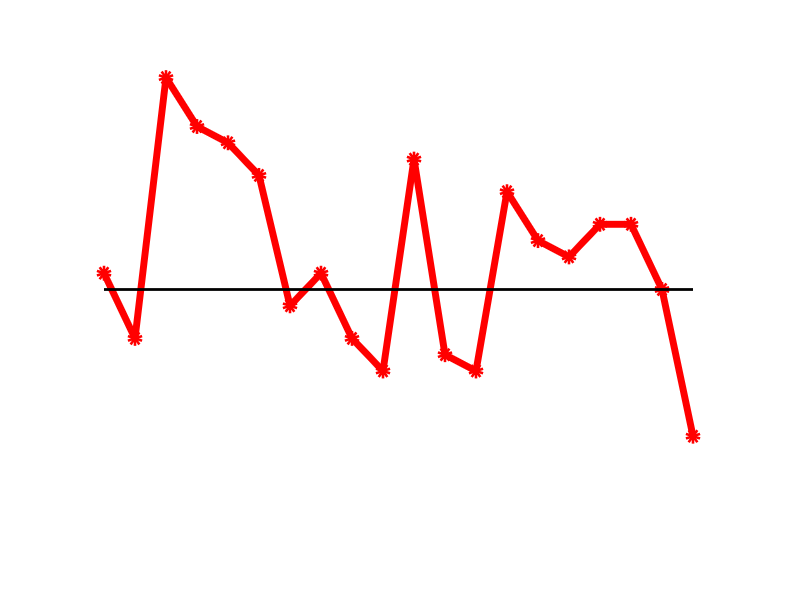
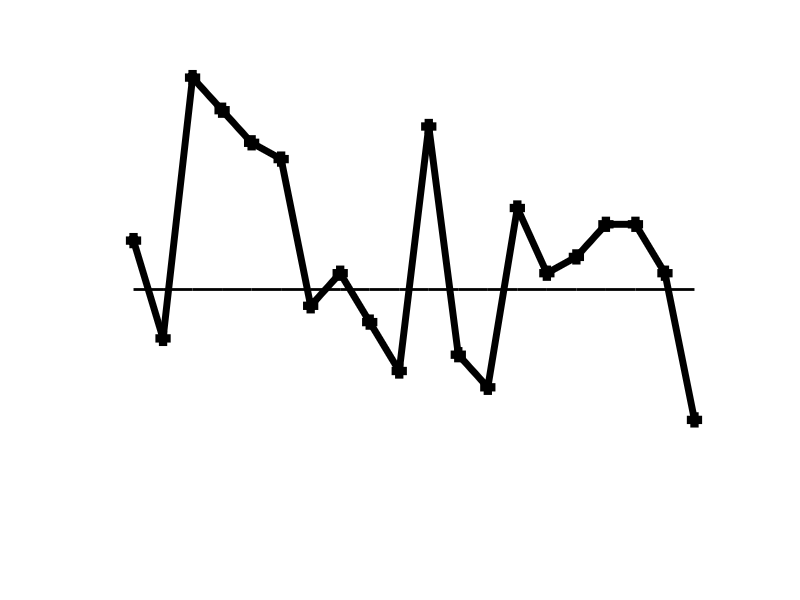
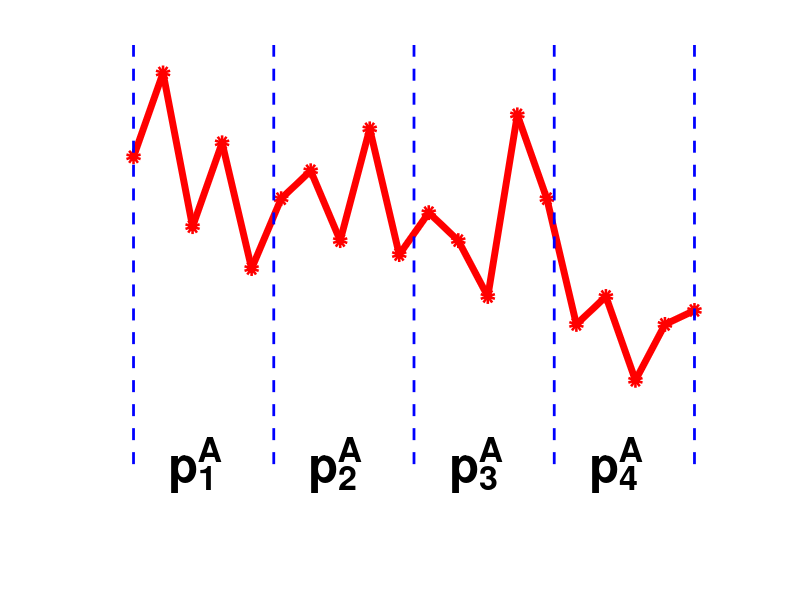
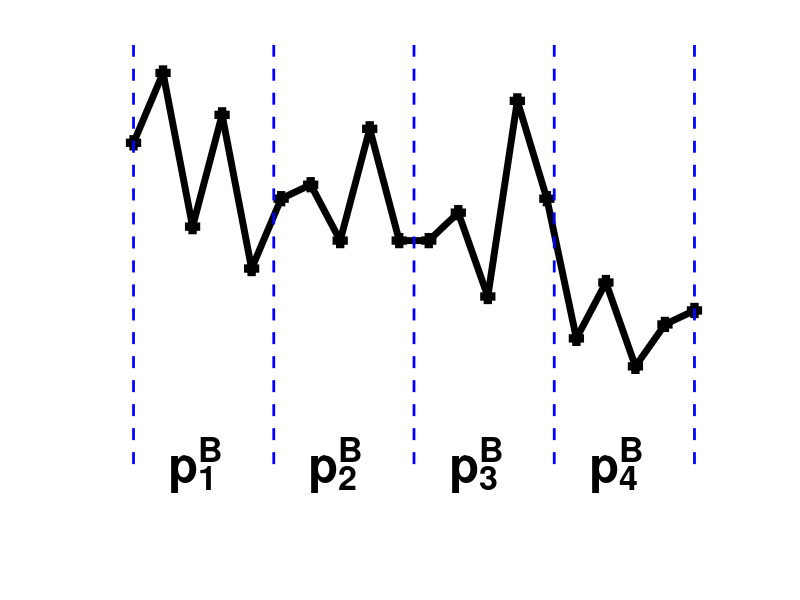

The MATLAB source for these figures, in order:
clear all; close all; clc

load data_mobile_indoor_2.mat

% Original RSS Sequence
ind = 116:135;
rssa = A(ind,1);
rssb = A(ind,2);

insertind = 236:240;
rssinsert = A(insertind,1);

xliml = -1;
xlimr = 20;

figure(1)
plot(0:19, rssa, 'ro-', 'MarkerFaceColor', 'r', 'LineWidth',5)
hold on
plot(0:19, ones(1,20)*-65, 'k-', 'LineWidth',2)
ylim([-80 -50])
set(gca,'xtick',[],'xticklabel',[],'ytick',[],'yticklabel',[])
set(gca,'xcolor', 'none', 'ycolor', 'none');
print('ori_a','-dtiff')

figure(11)
plot(0:19, rssb, 'ks-', 'MarkerFaceColor', 'k', 'LineWidth',5)
hold on
plot(0:19, ones(1,20)*-65, 'k-', 'LineWidth',2)
xlim([xliml xlimr])
ylim([-80 -50])
set(gca,'xtick',[],'xticklabel',[],'ytick',[],'yticklabel',[])
set(gca,'xcolor', 'none', 'ycolor', 'none');
print('ori_b','-dtiff')

% Permutation
textSize = 35;
% perm = randperm(20);
perm = [6,3,16,11,7,17,14,8,5,19,15,1,2,4,18,13,9,20,10,12];
permInd = ind(perm);
rssa = A(permInd,1);
rssb = A(permInd,2);

figure(2)
plot(0:19, rssa, 'ro-', 'MarkerFaceColor', 'r', 'LineWidth',5)
hold on
plot(ones(1,4)*0, -80:10:-50, 'b--', 'LineWidth', 2)
hold on
plot(ones(1,4)*4.75, -80:10:-50, 'b--', 'LineWidth', 2)
hold on
plot(ones(1,4)*9.5, -80:10:-50, 'b--', 'LineWidth', 2)
hold on
plot(ones(1,4)*14.25, -80:10:-50, 'b--', 'LineWidth', 2)
hold on
plot(ones(1,4)*19, -80:10:-50, 'b--', 'LineWidth', 2)
hold on
for p = 1:4
    txt = ['p^A_' num2str(p)];
    text((p-1)*4.75+4.75/4, -80, txt, 'FontSize',textSize, 'FontWeight','bold');
    hold on
end
xlim([xliml xlimr])
ylim([-85 -50])
set(gca,'xtick',[],'xticklabel',[],'ytick',[],'yticklabel',[])
set(gca,'xcolor', 'none', 'ycolor', 'none');
print('perm_seg_a','-dtiff')

figure(21)
plot(0:19, rssb, 'ks-', 'MarkerFaceColor', 'k', 'LineWidth',5)
hold on
plot(ones(1,4)*0, -80:10:-50, 'b--', 'LineWidth', 2)
hold on
plot(ones(1,4)*4.75, -80:10:-50, 'b--', 'LineWidth', 2)
hold on
plot(ones(1,4)*9.5, -80:10:-50, 'b--', 'LineWidth', 2)
hold on
plot(ones(1,4)*14.25, -80:10:-50, 'b--', 'LineWidth', 2)
hold on
plot(ones(1,4)*19, -80:10:-50, 'b--', 'LineWidth', 2)
hold on
for p = 1:4
    txt = ['p^B_' num2str(p)];
    text((p-1)*4.75+4.75/4, -80, txt, 'FontSize',textSize, 'FontWeight','bold');
    hold on
end
xlim([xliml xlimr])
ylim([-85 -50])
set(gca,'xtick',[],'xticklabel',[],'ytick',[],'yticklabel',[])
set(gca,'xcolor', 'none', 'ycolor', 'none');
print('perm_seg_b','-dtiff')

% Random Episode Editing
permEpi = [1 2 4 3];

% insert the 1th episode and delete the 4th episode
rsse = [1:20].';
for e = 1:5
    rsse(e) = rssinsert(e);
end

for e = 1:10
    rsse(5+e) = rssa(e);
end

for e = 15:20
    rsse(e) = rssa(e);
end 

rsse_all = [1:25].';
for e = 1:5
    rsse_all(e) = rssinsert(e);
end

for e = 1:20
    rsse_all(5+e) = rssa(e);
end

rssa = (rssa-min(rssa))/(max(rssa)-min(rssa));
rssb = (rssb-min(rssb))/(max(rssb)-min(rssb));
rsse = (rsse-min(rsse))/(max(rsse)-min(rsse));
rsse_all = (rsse_all-min(rsse_all))/(max(rsse_all)-min(rsse_all));

figure(3)
plot(0:24, rsse_all, 'ro-', 'MarkerFaceColor', 'r', 'LineWidth',5)
hold on
plot(ones(1,4)*0, -0.2:1.2/3:1, 'b--', 'LineWidth', 2)
hold on
plot(ones(1,4)*4.75, -0.2:1.2/3:1, 'b--', 'LineWidth', 2)
hold on
plot(ones(1,4)*9.5, -0.2:1.2/3:1, 'b--', 'LineWidth', 2)
hold on
plot(ones(1,4)*14.25, -0.2:1.2/3:1, 'b--', 'LineWidth', 2)
hold on
plot(ones(1,4)*19, -0.2:1.2/3:1, 'b--', 'LineWidth', 2)
hold on
plot(ones(1,4)*23.75, -0.2:1.2/3:1, 'b--', 'LineWidth', 2)
hold on
text((1-1)*4.75+4.75/5, -0.2, ['p^A_i'], 'FontSize',textSize, 'FontWeight','bold');
text((2-1)*4.75+4.75/5, -0.2, ['p^A_1'], 'FontSize',textSize, 'FontWeight','bold');
text((3-1)*4.75+4.75/5, -0.2, ['p^A_2'], 'FontSize',textSize, 'FontWeight','bold');
text((4-1)*4.75+4.75/5, -0.2, ['p^A_3'], 'FontSize',textSize, 'FontWeight','bold');
text((5-1)*4.75+4.75/5, -0.2, ['p^A_4'], 'FontSize',textSize, 'FontWeight','bold');
xlim([xliml xlimr+5])
ylim([-0.4 1.05])
set(gca,'xtick',[],'xticklabel',[],'ytick',[],'yticklabel',[])
set(gca,'xcolor', 'none', 'ycolor', 'none');
print('edit_a','-dtiff')

figure(4)
plot(0:24, rsse_all, 'ro-', 'MarkerFaceColor', 'r', 'LineWidth',5)
hold on
plot(ones(1,4)*0, -0.2:1.2/3:1, 'b--', 'LineWidth', 2)
hold on
plot(ones(1,4)*4.75, -0.2:1.2/3:1, 'b--', 'LineWidth', 2)
hold on
plot(ones(1,4)*9.5, -0.2:1.2/3:1, 'b--', 'LineWidth', 2)
hold on
plot(ones(1,4)*14.25, -0.2:1.2/3:1, 'b--', 'LineWidth', 2)
hold on
plot(ones(1,4)*19, -0.2:1.2/3:1, 'b--', 'LineWidth', 2)
hold on
plot(ones(1,4)*23.75, -0.2:1.2/3:1, 'b--', 'LineWidth', 2)
hold on
text((1-1)*4.75+4.75/5, -0.2, ['p^A_i'], 'FontSize',textSize, 'FontWeight','bold');
text((2-1)*4.75+4.75/5, -0.2, ['p^A_1'], 'FontSize',textSize, 'FontWeight','bold');
text((3-1)*4.75+4.75/5, -0.2, ['p^A_2'], 'FontSize',textSize, 'FontWeight','bold');
text((4-1)*4.75+4.75/5, -0.2, ['p^A_3'], 'FontSize',textSize, 'FontWeight','bold');
text((5-1)*4.75+4.75/5, -0.2, ['p^A_4'], 'FontSize',textSize, 'FontWeight','bold');
patch([0 4.75 4.75 0], [1.1 1.1 -1 -1], [157 195 230]/255,'facealpha', 0.5)
patch([4.75*3 4.75*4 4.75*4 4.75*3], [1.1 1.1 -1 -1], [169 209 142]/255, 'facealpha', 0.5)
hold on
xlim([xliml xlimr+5])
ylim([-0.4 1.05])
set(gca,'xtick',[],'xticklabel',[],'ytick',[],'yticklabel',[])
set(gca,'xcolor', 'none', 'ycolor', 'none');
print('edit_a_remain','-dtiff')

figure(41)
plot(0:19, rssa, 'ro-', 'MarkerFaceColor', 'r', 'LineWidth',5)
hold on
plot(ones(1,4)*0, -0.2:1.2/3:1, 'b--', 'LineWidth', 2)
hold on
plot(ones(1,4)*4.75, -0.2:1.2/3:1, 'b--', 'LineWidth', 2)
hold on
plot(ones(1,4)*9.5, -0.2:1.2/3:1, 'b--', 'LineWidth', 2)
hold on
plot(ones(1,4)*14.25, -0.2:1.2/3:1, 'b--', 'LineWidth', 2)
hold on
plot(ones(1,4)*19, -0.2:1.2/3:1, 'b--', 'LineWidth', 2)
hold on
for p = 1:4
    txt = ['p^A_' num2str(p)];
    text((p-1)*4.75+4.75/4, -0.2, txt, 'FontSize',textSize, 'FontWeight','bold');
    hold on
end
patch([4.75*2 4.75*3 4.75*3 4.75*2], [1.1 1.1 -1 -1], [0.5 0.5 0.5], 'facealpha', 0.5)
hold on
xlim([xliml xlimr])
ylim([-0.4 1.05])
set(gca,'xtick',[],'xticklabel',[],'ytick',[],'yticklabel',[])
set(gca,'xcolor', 'none', 'ycolor', 'none');
print('a_remain','-dtiff')

figure(42)
plot(0:19, rssb, 'ks-', 'MarkerFaceColor', 'k', 'LineWidth',5)
hold on
plot(ones(1,4)*0, -0.2:1.2/3:1, 'b--', 'LineWidth', 2)
hold on
plot(ones(1,4)*4.75, -0.2:1.2/3:1, 'b--', 'LineWidth', 2)
hold on
plot(ones(1,4)*9.5, -0.2:1.2/3:1, 'b--', 'LineWidth', 2)
hold on
plot(ones(1,4)*14.25, -0.2:1.2/3:1, 'b--', 'LineWidth', 2)
hold on
plot(ones(1,4)*19, -0.2:1.2/3:1, 'b--', 'LineWidth', 2)
hold on
for p = 1:4
    txt = ['p^B_' num2str(p)];
    text((p-1)*4.75+4.75/4, -0.2, txt, 'FontSize',textSize, 'FontWeight','bold');
    hold on
end
patch([4.75*2 4.75*3 4.75*3 4.75*2], [1.1 1.1 -1 -1], [169 209 142]/255, 'facealpha', 0.5)
hold on
xlim([xliml xlimr])
ylim([-0.4 1.1])
set(gca,'xtick',[],'xticklabel',[],'ytick',[],'yticklabel',[])
set(gca,'xcolor', 'none', 'ycolor', 'none');
print('b_remain','-dtiff')

figure(43)
plot(0:24, rsse_all, 'ro-', 'MarkerFaceColor', 'r', 'LineWidth',5)
hold on
plot(ones(1,4)*0, -0.2:1.2/3:1, 'b--', 'LineWidth', 2)
hold on
plot(ones(1,4)*4.75, -0.2:1.2/3:1, 'b--', 'LineWidth', 2)
hold on
plot(ones(1,4)*9.5, -0.2:1.2/3:1, 'b--', 'LineWidth', 2)
hold on
plot(ones(1,4)*14.25, -0.2:1.2/3:1, 'b--', 'LineWidth', 2)
hold on
plot(ones(1,4)*19, -0.2:1.2/3:1, 'b--', 'LineWidth', 2)
hold on
plot(ones(1,4)*23.75, -0.2:1.2/3:1, 'b--', 'LineWidth', 2)
hold on
text((1-1)*4.75+4.75/5, -0.2, ['p^A_i'], 'FontSize',textSize, 'FontWeight','bold');
text((2-1)*4.75+4.75/5, -0.2, ['p^A_1'], 'FontSize',textSize, 'FontWeight','bold');
text((3-1)*4.75+4.75/5, -0.2, ['p^A_2'], 'FontSize',textSize, 'FontWeight','bold');
text((4-1)*4.75+4.75/5, -0.2, ['p^A_3'], 'FontSize',textSize, 'FontWeight','bold');
text((5-1)*4.75+4.75/5, -0.2, ['p^A_4'], 'FontSize',textSize, 'FontWeight','bold');
patch([4.75*3 4.75*4 4.75*4 4.75*3], [1.1 1.1 -1 -1], [0.5 0.5 0.5], 'facealpha', 0.5)
hold on
xlim([xliml xlimr+5])
ylim([-0.4 1.05])
set(gca,'xtick',[],'xticklabel',[],'ytick',[],'yticklabel',[])
set(gca,'xcolor', 'none', 'ycolor', 'none');
print('edit_e_remain','-dtiff')
